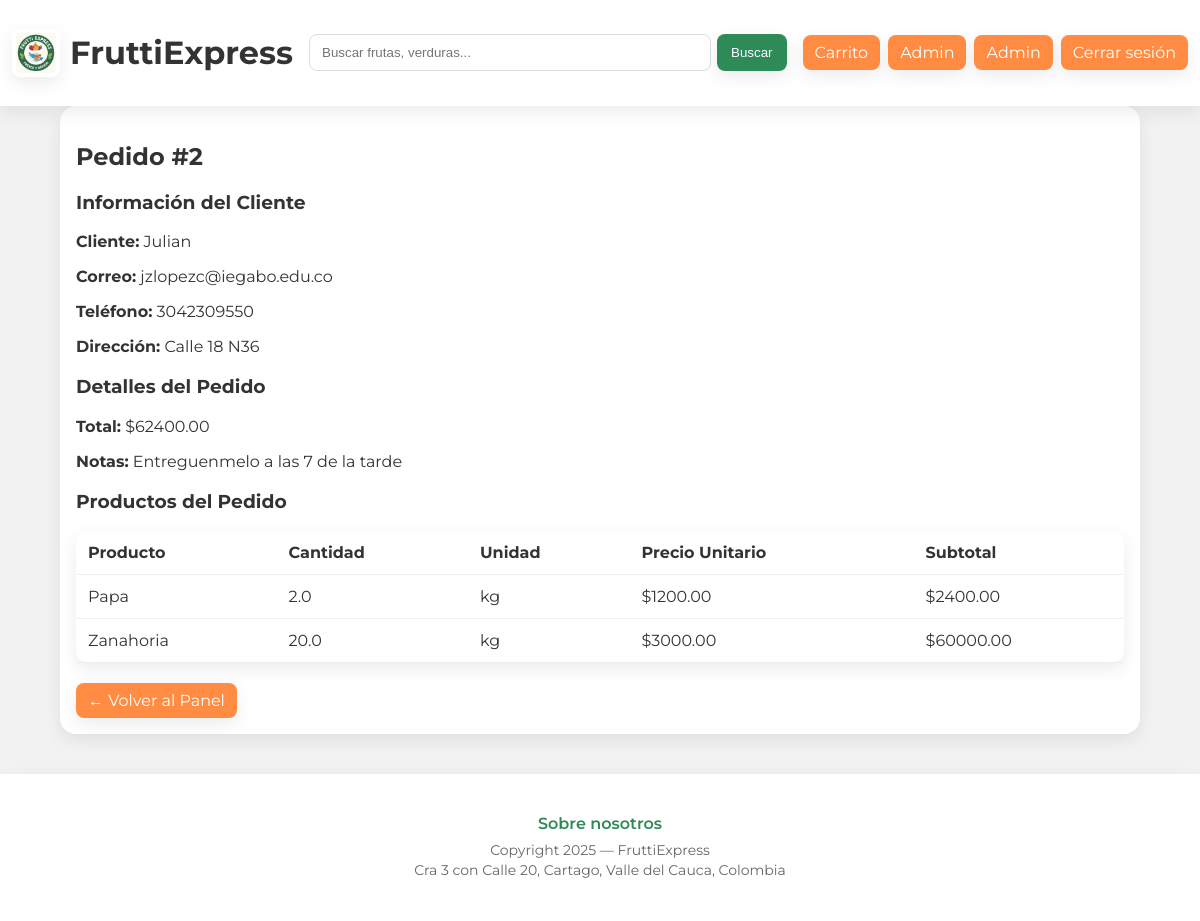
Screenshot of /admin/orders/2 (signed in) with the database file from the repository.
### tables this page shows
CREATE TABLE users (
    id INTEGER PRIMARY KEY AUTOINCREMENT,
    nombre TEXT NOT NULL,
    apellidos TEXT,
    email TEXT UNIQUE NOT NULL,
    telefono TEXT,
    password_hash TEXT NOT NULL,
    direccion TEXT,
    barrio TEXT,
    is_admin INTEGER DEFAULT 0
);

CREATE TABLE orders (
    id INTEGER PRIMARY KEY AUTOINCREMENT,
    user_id INTEGER,
    total REAL,
    notas TEXT,
    estado TEXT DEFAULT 'Pendiente',
    created_at DATETIME DEFAULT CURRENT_TIMESTAMP,
    FOREIGN KEY(user_id) REFERENCES users(id)
);

CREATE TABLE order_items (
    id INTEGER PRIMARY KEY AUTOINCREMENT,
    order_id INTEGER,
    product_id INTEGER,
    cantidad REAL,
    unidad TEXT,
    tamanio TEXT,
    opcion TEXT,
    precio_unit REAL,
    FOREIGN KEY(order_id) REFERENCES orders(id),
    FOREIGN KEY(product_id) REFERENCES products(id)
);

CREATE TABLE products (
    id INTEGER PRIMARY KEY AUTOINCREMENT,
    nombre TEXT NOT NULL,
    categoria TEXT NOT NULL, -- 'Frutas','Verduras','Tuberculos','Otro'
    precio REAL NOT NULL,
    stock REAL DEFAULT 0, -- en kilos o unidades
    unidad TEXT DEFAULT 'kg', -- 'kg' o 'unit'
    tamanos TEXT, -- ejemplo: "pequeña,mediana,grande" (csv)
    opciones TEXT, -- ejemplo: "maduro,pinton" para banano
    descripcion TEXT,
    imagen TEXT
);

### app.py (the view)
@app.route('/admin/orders/<int:oid>')
def admin_order_detail(oid):
    if not require_admin():
        return redirect(url_for('login'))
    order = query_db("""
        SELECT
            o.id AS id,
            o.total,
            o.created_at,
            o.notas,
            u.nombre AS cliente,
            u.email,
            u.telefono,
            u.direccion
        FROM orders o
        JOIN users u ON o.user_id = u.id
        WHERE o.id = ?
    """, [oid], one=True)
    items = query_db("""
        SELECT oi.*, p.nombre
        FROM order_items oi
        JOIN products p ON oi.product_id = p.id
        WHERE oi.order_id = ?
    """, [oid])
    return render_template('admin_orders.html', order=order, items=items, user=current_user())

### app.py (called while the page is built)
def get_db():
    db = getattr(g, '_database', None)
    if db is None:
        db = g._database = sqlite3.connect(DB_PATH)
        db.row_factory = sqlite3.Row
    return db

@app.teardown_appcontext
def close_connection(exception):
    db = getattr(g, '_database', None)
    if db is not None:
        db.close()

def query_db(query, args=(), one=False):
    cur = get_db().execute(query, args)
    rv = cur.fetchall()
    cur.close()
    return (rv[0] if rv else None) if one else rv

def current_user():
    if 'user_id' not in session:
        return None
    return query_db('SELECT * FROM users WHERE id = ?', [session['user_id']], one=True)

def require_admin():
    u = current_user()
    if not u or u['is_admin'] != 1:
        flash('Acceso denegado', 'error')
        return False
    return True

### templates/admin_orders.html (shortened to what this page needs)
<!doctype html>
<html lang="es">
  <head>
    <link rel="stylesheet" href="{{ url_for('static', filename='css/style.css') }}">
  </head>
  <body>
    {% include 'index_header.html' %}
    <main class="container">
      <h2>Pedido #{{ order['id'] }}</h2>
      <section class="order-info">
        <h3>Información del Cliente</h3>
        <p><strong>Cliente:</strong> {{ order['cliente'] }}</p>
        <p><strong>Correo:</strong> {{ order['email'] }}</p>
        <p><strong>Teléfono:</strong> {{ order['telefono'] or 'No registrado' }}</p>
        <p><strong>Dirección:</strong> {{ order['direccion'] or 'No registrada' }}</p>
      </section>
      <section class="order-details">
        <h3>Detalles del Pedido</h3>
        <p><strong>Total:</strong> ${{ '%.2f'|format(order['total']) }}</p>
        <p><strong>Notas:</strong> {{ order['notas'] if order['notas'] else '—' }}</p>
      </section>
      <section class="order-items">
        <h3>Productos del Pedido</h3>
        <table class="cart-table">
          <tr>
            <th>Producto</th>
            <th>Cantidad</th>
            <th>Unidad</th>
            <th>Precio Unitario</th>
            <th>Subtotal</th>
          </tr>
          {% for it in items %}
          <tr>
            <td>{{ it['nombre'] }}</td>
            <td>{{ it['cantidad'] }}</td>
            <td>{{ it['unidad'] }}</td>
            <td>${{ '%.2f'|format(it['precio_unit']) }}</td>
            <td>${{ '%.2f'|format(it['cantidad'] * it['precio_unit']) }}</td>
          </tr>
          {% endfor %}
        </table>
      </section>
      <a href="{{ url_for('admin_dashboard') }}" class="btn">← Volver al Panel</a>
    </main>
    {% include 'index_footer.html' %}
  </body>
</html>

### templates/index_header.html
<header class="banner">
  <div class="container header-inner">
    <div class="brand" onclick="location.href='/'">
      <img src="{{ url_for('static', filename='images/logo.png') }}" alt="FruttiExpress" class="logo">
      <h1>FruttiExpress</h1>
    </div>
    <form class="search" action="{{ url_for('buscar') }}" method="get">
      <input name="q" placeholder="Buscar frutas, verduras..." required>
      <button type="submit">Buscar</button>
    </form>
    <nav class="actions">
      <a href="{{ url_for('cart') }}" class="btn">Carrito</a>
      {% if user %}
        {% if user['is_admin'] == 1 %}
          <a href="{{ url_for('admin_dashboard') }}" class="btn">Admin</a>
        {% endif %}
        <a href="{{ url_for('perfil') }}" class="btn">{{ user['nombre'] }}</a>
        <a href="{{ url_for('logout') }}" class="btn">Cerrar sesión</a>
      {% else %}
        <a href="{{ url_for('register') }}" class="btn">Registrarse</a>
        <a href="{{ url_for('login') }}" class="btn">Iniciar sesión</a>
      {% endif %}
    </nav>
  </div>
</header>

### static/css/style.css (style rules this page uses)
:root { --verde:#2e8b57; --naranja:#ff8c42; --amarillo:#ffd26a; --rojo:#e07a5f; --blanco:#ffffff; --gris:#f2f2f2; --texto:#333; --sombra: 0 6px 18px rgba(0,0,0,0.08); }
* { box-sizing:border-box; }
body { font-family:'Montserrat',sans-serif; color:var(--texto); margin:0; background:var(--gris); min-height:100vh; display:flex; flex-direction:column; }
.container { max-width:1200px;margin:0 auto;padding:16px; }
header.banner { background:var(--blanco); position:sticky; top:0; z-index:30; box-shadow:var(--sombra); }
.header-inner { display:flex; align-items:center; gap:16px; padding:12px; flex-wrap:wrap; }
.brand { display:flex;align-items:center;gap:10px;cursor:pointer; }
.logo { width:48px;height:48px;object-fit:contain;border-radius:8px;box-shadow:var(--sombra);padding:4px; }
.search { flex:1; display:flex; gap:6px; min-width:220px; }
.search input { flex:1; padding:10px 12px; border:1px solid #ddd; border-radius:8px; outline:none; }
.search button { background:var(--verde); color:var(--blanco); border:none; padding:10px 14px; border-radius:8px; cursor:pointer; box-shadow:var(--sombra); }
.actions { display:flex;gap:8px;flex-wrap:wrap; }
.btn { background:var(--naranja); color:#fff; padding:8px 12px; border-radius:8px; text-decoration:none; display:inline-block; box-shadow:var(--sombra); border:none; cursor:pointer; transition:all .2s ease-in-out; }
main { padding:30px 20px; background:var(--blanco); border-radius:16px; box-shadow:var(--sombra); margin:30px auto; width:90%; flex:1; }
.cart-table { width:100%; border-collapse:collapse; background:var(--blanco); border-radius:12px; box-shadow:var(--sombra); margin-bottom:20px; }
.cart-table th, .cart-table td { padding:12px; border-bottom:1px solid #eee; text-align:left; }

### rows the page displays
users: nombre "Admin"
orders: id "2", total "62400.00", notas "Entreguenmelo a las 7 de la tarde"
users: cliente "Julian", email "jzlopezc@iegabo.edu.co", telefono "3042309550", direccion "Calle 18 N36"
order_items: nombre "Papa", cantidad "2.0", unidad "kg", precio_unit "1200.00", it['cantidad']*it['precio_unit'] "2400.00"
order_items: nombre "Zanahoria", cantidad "20.0", unidad "kg", precio_unit "3000.00", it['cantidad']*it['precio_unit'] "60000.00"
